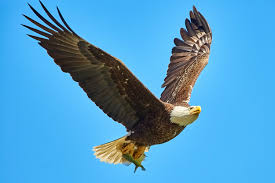
#> input picture eagle.jpg, 275 x 183 px, found by its file name
$ jupyter execute Workshop1.ipynb   (shell and % lines are left out)
#> lines starting #> are read from the running program, lines starting #| are printed output that depends on the picture
[cell 1]
from google.colab import drive
drive.mount('/content/drive')

[cell 2]
from PIL import Image

[cell 3]
from PIL import Image
image_colored = Image.open("/content/drive/MyDrive/AI and Machine Learning/eagle.jpg")
#> image_colored is the input picture: PIL image 275x183 RGB; mean R, G, B 80.3, 158.6, 204.5

[cell 4]
print("Format:",image_colored.format)
#| Format: JPEG
print("Mode:",image_colored.mode)
#| Mode: RGB
print("Size:",image_colored.size)
#| Size: (275, 183)

[cell 5]
image_colored= image_colored.convert("RGB")
print(image_colored.mode)
#| RGB

[cell 6]
image_grayed= image_colored.convert('L')
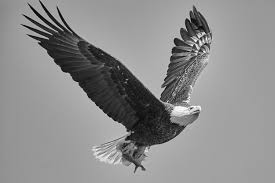
#> image_grayed: PIL image 275x183 L; min 0, max 253, mean 140.5
display(image_grayed)

[cell 7]
print(image_grayed.size)
#| (275, 183)
print(image_grayed.mode)
#| L
print(image_grayed.format)
#| None

[cell 8]
width,height = image_grayed.size
#> width = 275; height = 183
channels=len(image_grayed.getbands())
#> channels = 1

print(f"Image shape (gray): ({height} , {width}, {channels})")
#| Image shape (gray): (183 , 275, 1)

image_size_grayed = width*height*1
#> image_size_grayed = 50325
print(f"Image size(gray) : {image_size_grayed}")
#| Image size(gray) : 50325

[cell 9]
width,height = image_colored.size
channels=len(image_colored.getbands())
#> channels = 3

print(f"Image shape (RGB): ({height} , {width}, {channels})")
#| Image shape (RGB): (183 , 275, 3)

image_size_colored = width*height*channels
#> image_size_colored = 150975
print(f"Image size(RGB) : {image_size_colored}")
#| Image size(RGB) : 150975

[cell 10]
import numpy as np
image_array_colored = np.array(image_colored)
image_array_colored.shape
#> Out = (183, 275, 3)

[cell 11]
image_array_grayed = np.array(image_grayed)
image_array_grayed.shape
#> Out = (183, 275)

Accesing individual channels

[cell 12]
red_channel=image_array_colored[:,:,0]
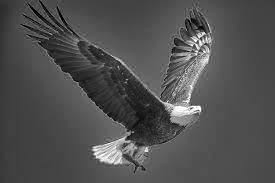
#> red_channel: shape (183, 275); min 0, max 255, mean 80.3
print(red_channel)
#> (printed output is left out)
display(red_channel)

[cell 13]
red_channel=image_array_colored.copy()
red_channel[:,:,1]=0
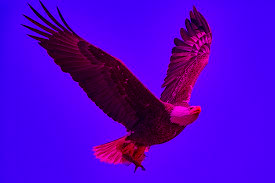
#> red_channel: shape (183, 275, 3); mean R, G, B 80.3, 0, 204.5
red_channel[:,:,2]=0
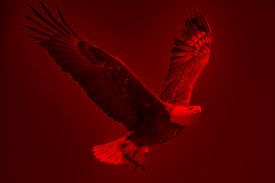
#> red_channel: shape (183, 275, 3); mean R, G, B 80.3, 0, 0
print(red_channel)
#> (printed output is left out)
display(red_channel)

[cell 14]
green_channel=image_array_colored.copy()
green_channel[:,:,0]=0
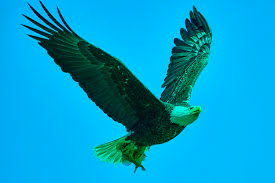
#> green_channel: shape (183, 275, 3); mean R, G, B 0, 158.6, 204.5
green_channel[:,:,2]=0
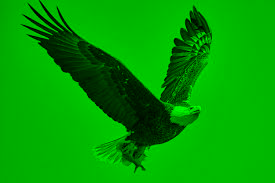
#> green_channel: shape (183, 275, 3); mean R, G, B 0, 158.6, 0
print(green_channel)
#> (printed output is left out)
display(green_channel)

[cell 15]
blue_channel=image_array_colored.copy()
blue_channel[:,:,0]=0
blue_channel[:,:,1]=0
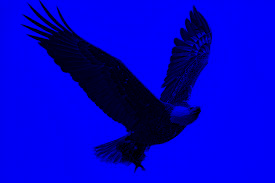
#> blue_channel: shape (183, 275, 3); mean R, G, B 0, 0, 204.5
print(blue_channel)
#> (printed output is left out)
display(blue_channel)

Extracting Sub image from

[cell 16]
row_100 = image_array_colored[100,:,:]
#> row_100 = 275 rows, first 8: [59, 170, 241], [59, 170, 241], [59, 170, 241], [60, 171, 242], [60, 171, 242], [61, 172, 243], [61, 172, 243], [61, 172, 243]
print(row_100)
#> (printed output is left out)
display(Image.fromarray(row_100))

[cell 17]
col_50=image_array_colored[:,50,:]
#> col_50 = 183 rows, first 8: [73, 181, 253], [73, 181, 253], [74, 183, 252], [74, 183, 252], [75, 184, 251], [75, 184, 251], [75, 184, 249], [76, 185, 250]
print(col_50)
display(Image.fromarray(col_50))

[cell 18]
pixel =image_array_colored[10,20,:]
#> pixel = [75, 186, 255]
print(pixel)

Extracting sub images(cropping) using PIL

[cell 19]
left=100
upper=50
right=200
lower=150
cropped_image = image_colored.crop((left,upper,right,lower))
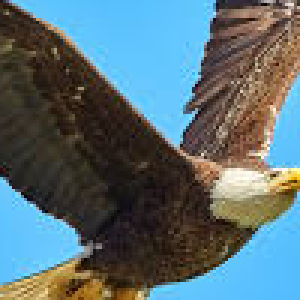
#> cropped_image: PIL image 100x100 RGB (shown 3 times larger); mean R, G, B 89.9, 110.2, 116.2
display(cropped_image)

Saving numpy array into image

[cell 20]
image_array = np.zeros((100,100,3), dtype=np.uint8)
image_from_array = Image.fromarray(image_array)
#> image_from_array: PIL image 100x100 RGB; every value is 0
image_from_array.show()
display(image_from_array)

[cell 21]
image_array = np.ones((100,100,3), dtype=np.uint8)
image_from_array = Image.fromarray(image_array)
#> image_from_array: PIL image 100x100 RGB; every value is 1
image_from_array.show()
display(image_from_array)
